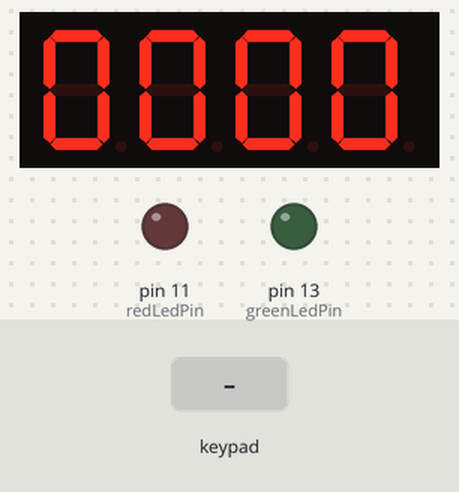
Bench run of a sketch on a simulated Arduino Mega 2560, built with avr-gcc and run on an emulated ATmega2560. Parts: 4-digit seven-segment display, output pins drawn as LEDs (lit = HIGH). The inputs (shaded band) are chosen by the test bench.

Above: at 1.2 s.
1.3 s: key 'A' pressed
At 1.6 s:
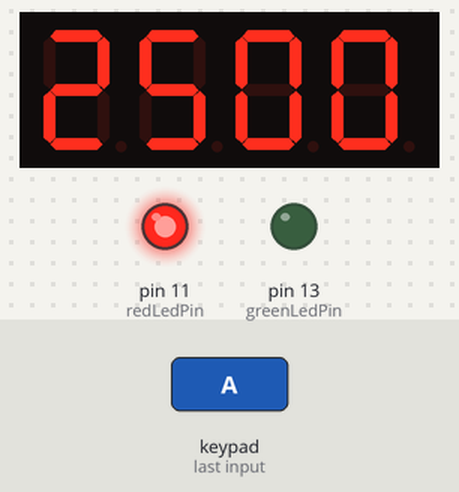
4.3 s: key 'B' pressed
At 5.0 s:
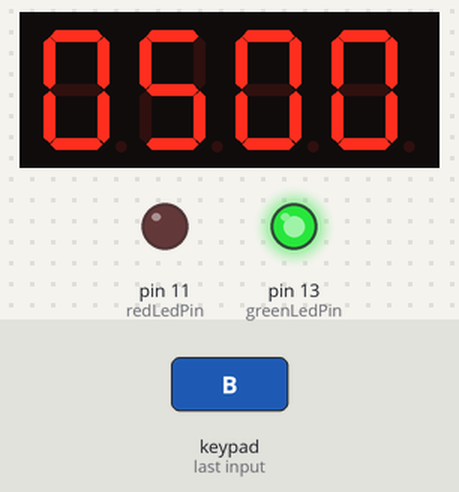
7.3 s: keypad keys 9 8 7 6 A pressed 0.4 s apart
At 10.5 s:
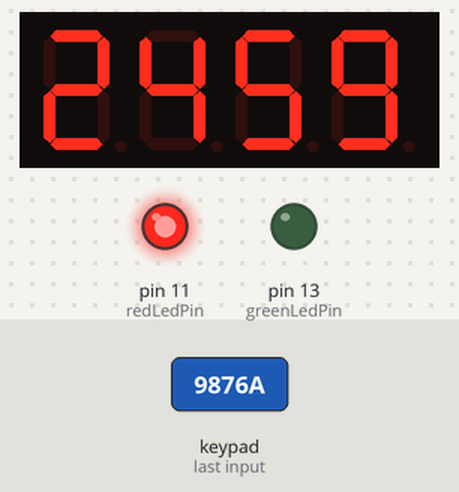
Timing chart, 0 to 12.0 s (numbered marks = the images above; inputs shaded):
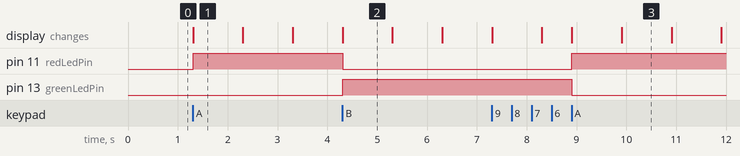

The sketch:

timer.ino
```cpp
// EECS2032Z Final Project
// Name: Abror Fayaz Imam Rafin
// Student No: 218042598

#include <SevSeg.h>
#include <Keypad.h>

#define ROWS 4
#define COLS 4

char keys[ROWS][COLS] = {
  {'1','2','3','A'},
  {'4','5','6','B'},
  {'7','8','9','C'},
  {'*','0','#','D'}
};

byte rowPins[ROWS] = {9, 8, 7, 6}; // Connect to the row pinouts of the keypad
byte colPins[COLS] = {5, 4, 3, 2}; // Connect to the column pinouts of the keypad

Keypad keypad = Keypad(makeKeymap(keys), rowPins, colPins, ROWS, COLS);
SevSeg sevseg; // Instantiate a seven segment controller object

bool timerRunning = false;
unsigned long startTime = 0;
unsigned long currentTime = 0;
unsigned long duration = 0; // duration in seconds
bool settingCustomTime = false; // To check if we're setting a custom time
int customTime = 0; // To store the custom time value during setup

int redLedPin = 11; // Red LED connected to pin 10
int greenLedPin = 13; // Green LED connected to pin 11

void setup() {
  byte numDigits = 4;
  byte digitPins[] = {38, 36, 34, 32}; // Digits: 1,2,3,4
  byte segmentPins[] = {40, 44, 28, 24, 22, 42, 30, 26}; // Segments: A,B,C,D,E,F,G,Period

  sevseg.begin(COMMON_ANODE, numDigits, digitPins, segmentPins);
  sevseg.setBrightness(100); // Max is 100

  pinMode(redLedPin, OUTPUT); // Set the red LED pin as an output
  pinMode(greenLedPin, OUTPUT); // Set the green LED pin as an output
  digitalWrite(redLedPin, LOW); // Ensure the red LED is off
  digitalWrite(greenLedPin, LOW); // Ensure the green LED is off
}

void loop() {
  char key = keypad.getKey();

  if (settingCustomTime) {
    handleCustomTimeInput(key);
  } else {
    switch (key) {
      case 'A': // Start Pomodoro (25 minutes)
        startTimer(25 * 60);
        digitalWrite(redLedPin, HIGH); // Turn on red LED
        digitalWrite(greenLedPin, LOW); // Ensure green LED is off
        break;
      case 'B': // Start break (5 minutes)
        startTimer(5 * 60);
        digitalWrite(redLedPin, LOW); // Ensure red LED is off
        digitalWrite(greenLedPin, HIGH); // Turn on green LED
        break;
      case 'C': // Enter custom time mode
        settingCustomTime = true;
        customTime = 0; // Reset custom time at the start
        break;
      case '*': // Stop timer
        stopTimer();
        break;
    }
  }

  manageTimer();
  sevseg.refreshDisplay(); // Must run repeatedly
}

void startTimer(unsigned long secs) {
  duration = secs;
  startTime = millis();
  timerRunning = true;
}

void stopTimer() {
  timerRunning = false;
  digitalWrite(redLedPin, LOW); // Ensure red LED is off
  digitalWrite(greenLedPin, LOW); // Ensure green LED is off
}

void manageTimer() {
  if (timerRunning) {
    currentTime = millis();
    long remainingTime = duration - (currentTime - startTime) / 1000;
    if (remainingTime <= 0) {
      remainingTime = 0;
      stopTimer();
    }
    displayTime(remainingTime);
  } else {
    displayTime(duration);
  }
}

void handleCustomTimeInput(char key) {
  if (key >= '0' && key <= '9') { // Number key pressed
    customTime = customTime * 10 + (key - '0'); // Accumulate the input minutes
    displayTime(customTime * 60); // Display the input as seconds for consistency
  } else if (key == '#') { // Confirm custom time
    startTimer(customTime * 60); // Start the timer with custom duration
    settingCustomTime = false; // Exit custom time setting mode
    customTime = 0; // Reset custom time
  } else if (key == '*') { // Cancel or reset input
    customTime = 0;
    displayTime(customTime);
  }
}

void displayTime(long seconds) {
  int minutes = seconds / 60;
  int secs = seconds % 60;

  char buf[5];
  sprintf(buf, "%02d%02d", minutes, secs);
  sevseg.setChars(buf);
}
```

Measured:
- after the input at 1.3 s, pin 11 (redLedPin): LOW → HIGH at once; the display: changes at once (image 1)
- after the input at 4.3 s, pin 11 (redLedPin): HIGH → LOW at once; pin 13 (greenLedPin): LOW → HIGH at once
- after the input at 7.3 s, pin 11 (redLedPin): LOW → HIGH after 1.6 s; pin 13 (greenLedPin): HIGH → LOW after 1.6 s
- what the display in image 1 shows lasts 1.0 s, from 1.3 s to 2.3 s
